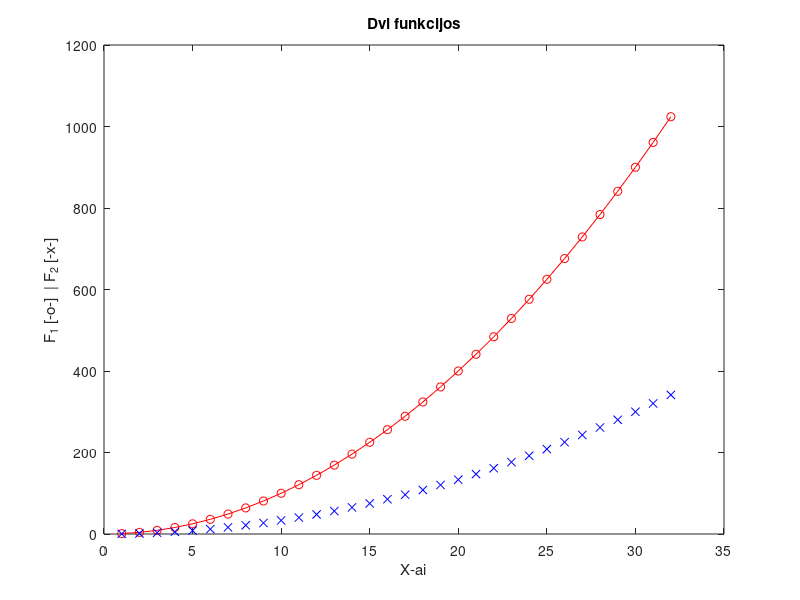

Reproduce this figure in MATLAB.
% Karolis Juodzevicius
% Variantas: 9
% Data: 2026-09-14

N = 9;

x = 1:32;
y = x.^2;

plot (x, y, 'o-r',x, y/3, 'xb')
title('Dvi funkcijos')
xlabel('X-ai')
ylabel('F_1 [-o-]  | F_2 [-x-]')

help sin
help linspace
